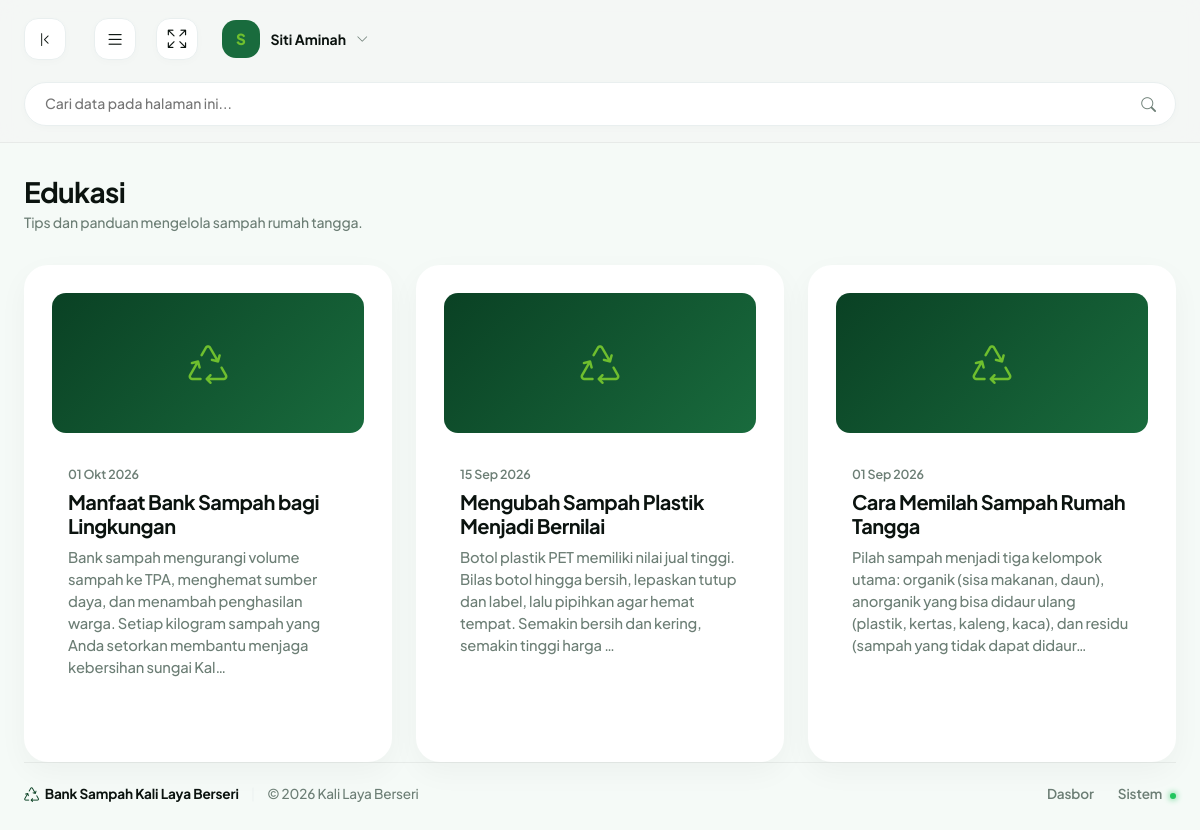
/nasabah/edukasi.php (signed in), run on the app's committed database.
### tables this page shows
CREATE TABLE `edukasi` (
  `id` int NOT NULL,
  `judul` varchar(200) NOT NULL,
  `isi` text NOT NULL,
  `gambar` varchar(255) DEFAULT NULL,
  `tanggal` date NOT NULL
);

### includes/fungsi.php (called while the page is built, shortened)
<?php
if (!function_exists('e')) {
    function e($value): string
    {
        return htmlspecialchars((string) $value, ENT_QUOTES, 'UTF-8');
    }
}
if (!function_exists('tanggal_id')) {
    function tanggal_id(?string $tanggal): string
    {
        $bulan = [
            1 => 'Jan', 'Feb', 'Mar', 'Apr', 'Mei', 'Jun',
            'Jul', 'Agu', 'Sep', 'Okt', 'Nov', 'Des',
        ];
        $ts = strtotime($tanggal);
        return date('d', $ts) . ' ' . $bulan[(int) date('n', $ts)] . ' ' . date('Y', $ts);
    }
}
if (!function_exists('potong_teks')) {
    function potong_teks(string $teks, int $panjang = 120): string
    {
        $teks = trim(strip_tags($teks));
        return mb_substr($teks, 0, $panjang) . '…';
    }
}

### nasabah/edukasi.php (the view, shortened to what this page needs)
<?php
require_once __DIR__ . '/../includes/auth.php';
$rows = [];
$res = mysqli_query($con, "SELECT * FROM edukasi ORDER BY tanggal DESC");
if ($res) {
    while ($r = mysqli_fetch_assoc($res)) { $rows[] = $r; }
}
require __DIR__ . '/../includes/header.php';
?>
<?php if (empty($rows)): ?>
  <div class="card"><div class="card-body text-center text-muted-green py-5">Belum ada konten edukasi.</div></div>
<?php else: ?>
  <div class="row g-4">
    <?php foreach ($rows as $r): ?>
      <div class="col-md-6 col-xl-4">
        <div class="card edu-card">
          <div class="edu-thumb"><i class="bi bi-recycle"></i></div>
          <div class="card-body d-flex flex-column">
            <span class="stat-mini-label"><?= e(tanggal_id($r['tanggal'])) ?></span>
            <h3 class="h5 mt-1 mb-2"><?= e($r['judul']) ?></h3>
            <p class="text-muted-green" style="font-size:.92rem;"><?= e(potong_teks($r['isi'], 180)) ?></p>
          </div>
        </div>
      </div>
    <?php endforeach; ?>
  </div>
<?php endif; ?>
<?php require __DIR__ . '/../includes/footer.php'; ?>

### assets/css/main.css (style rules this page uses)
:root { --bs-body-bg: #F5FAF7; --bs-body-font-family: 'Plus Jakarta Sans', sans-serif; --brand-forest-dark: #0C5429; --brand-forest-medium: #0A4124; --brand-forest-light: #196B3D; --brand-lime: #6FBF2E; --brand-lime-hover: #7FCE3E; --brand-lime-translucent: rgba(84, 155, 27, 0.18); --text-main: #0B130F; --text-muted-green: #6C7E75; --text-sidebar-muted: #879A91; --card-background: #FFFFFF; --border-light: #E9EFEF; --border-dark-green: rgba(255, 255, 255, 0.1); --sys-green: #22C55E; --sys-green-bg: #DCFCE7; --sys-red: #EF4444; --sys-red-bg: #FEE2E2; --sys-orange: #F97316; --sys-orange-bg: #FFEDD5; --sidebar-width: 280px; --navbar-height: 80px; --radius-xxl: 24px; --radius-xl: 18px; --radius-lg: 14px; --radius-md: 10px; --radius-sm: 6px; --shadow-sm: 0 2px 8px rgba(11, 19, 15, 0.02); --shadow-md: 0 10px 30px rgba(11, 19, 15, 0.04); --shadow-lg: 0 20px 50px rgba(11, 19, 15, 0.08); }
body { background-color: var(--bs-body-bg); color: var(--text-main); font-family: var(--bs-body-font-family); font-size: 0.925rem; font-weight: 500; -webkit-font-smoothing: antialiased; letter-spacing: -0.01em; }
h1, h2, h3, h4, h5, h6, .h1, .h2, .h3, .h4, .h5, .h6 { color: var(--text-main); font-weight: 700; letter-spacing: -0.025em; }
.card { background-color: var(--card-background); border: none; border-radius: var(--radius-xxl); padding: 1.75rem; box-shadow: var(--shadow-md); margin-bottom: 1.5rem; position: relative; overflow: hidden; }

### assets/css/app.css (style rules this page uses)
.text-muted-green { color: var(--text-muted-green) !important; }
.stat-mini-label { font-size: 0.78rem; font-weight: 600; color: var(--text-muted-green); margin-bottom: 0.1rem; }
.edu-card { display: flex; flex-direction: column; height: 100%; }
.edu-thumb { height: 140px; border-radius: var(--radius-lg); background: linear-gradient(135deg, var(--brand-forest-medium), var(--brand-forest-light)); display: flex; align-items: center; justify-content: center; color: var(--brand-lime); font-size: 2.5rem; margin-bottom: 1rem; }

### data on the page
edukasi: tanggal "01 Okt 2026", judul "Manfaat Bank Sampah bagi Lingkungan", isi "Bank sampah mengurangi volume sampah ke TPA, menghemat sumber daya, dan menambah penghasilan warga. Setiap kilogram sampah yang Anda setorkan membantu menjaga kebersihan sungai Kal…"
edukasi: tanggal "15 Sep 2026", judul "Mengubah Sampah Plastik Menjadi Bernilai", isi "Botol plastik PET memiliki nilai jual tinggi. Bilas botol hingga bersih, lepaskan tutup dan label, lalu pipihkan agar hemat tempat. Semakin bersih dan kering, semakin tinggi harga …"
edukasi: tanggal "01 Sep 2026", judul "Cara Memilah Sampah Rumah Tangga", isi "Pilah sampah menjadi tiga kelompok utama: organik (sisa makanan, daun), anorganik yang bisa didaur ulang (plastik, kertas, kaleng, kaca), dan residu (sampah yang tidak dapat didaur…"

### other printed values
mb_substr($u['name'] ?: 'U', 0, 1) "S"
$u['name'] "Siti Aminah"
$page_title "Edukasi"
$page_subtitle "Tips dan panduan mengelola sampah rumah tangga."
